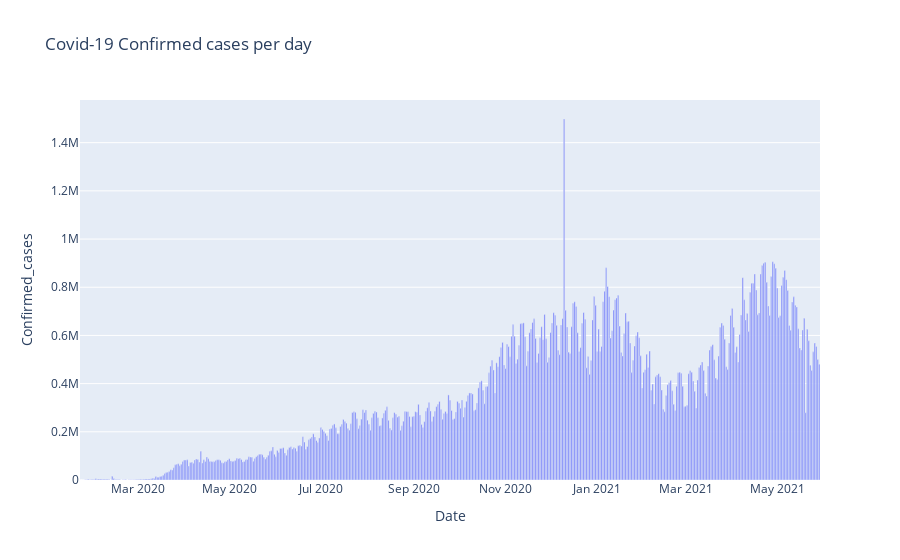

The notebook cell this image was saved under:
### Code cell
# Plotting Confirmed cases per day 
import plotly.express as px
fig = px.bar(Cases_per_day, x = 'Date', y = 'Confirmed_cases',title = 'Covid-19 Confirmed cases per day')
fig.show()

### Figure 1 — Plotly figure (JSON) as saved in the notebook; plotly's stock layout.template omitted (floating-point values rounded to 4 significant figures; data arrays with more than 128 entries replaced by an {"elided": "..."} marker saying what was removed)
{"data": [{"alignmentgroup": "True", "hovertemplate": "Date=%{x}<br>Confirmed_cases=%{y}<extra></extra>", "legendgroup": "", "marker": {"color": "#636efa"}, "name": "", "offsetgroup": "", "orientation": "v", "showlegend": false, "textposition": "auto", "type": "bar", "x": {"elided": "493 str values"}, "xaxis": "x", "y": {"elided": "493 int values"}, "yaxis": "y"}], "layout": {"barmode": "relative", "legend": {"tracegroupgap": 0}, "title": {"text": "Covid-19 Confirmed cases per day"}, "xaxis": {"anchor": "y", "domain": [0, 1], "title": {"text": "Date"}}, "yaxis": {"anchor": "x", "domain": [0, 1], "title": {"text": "Confirmed_cases"}}}}
